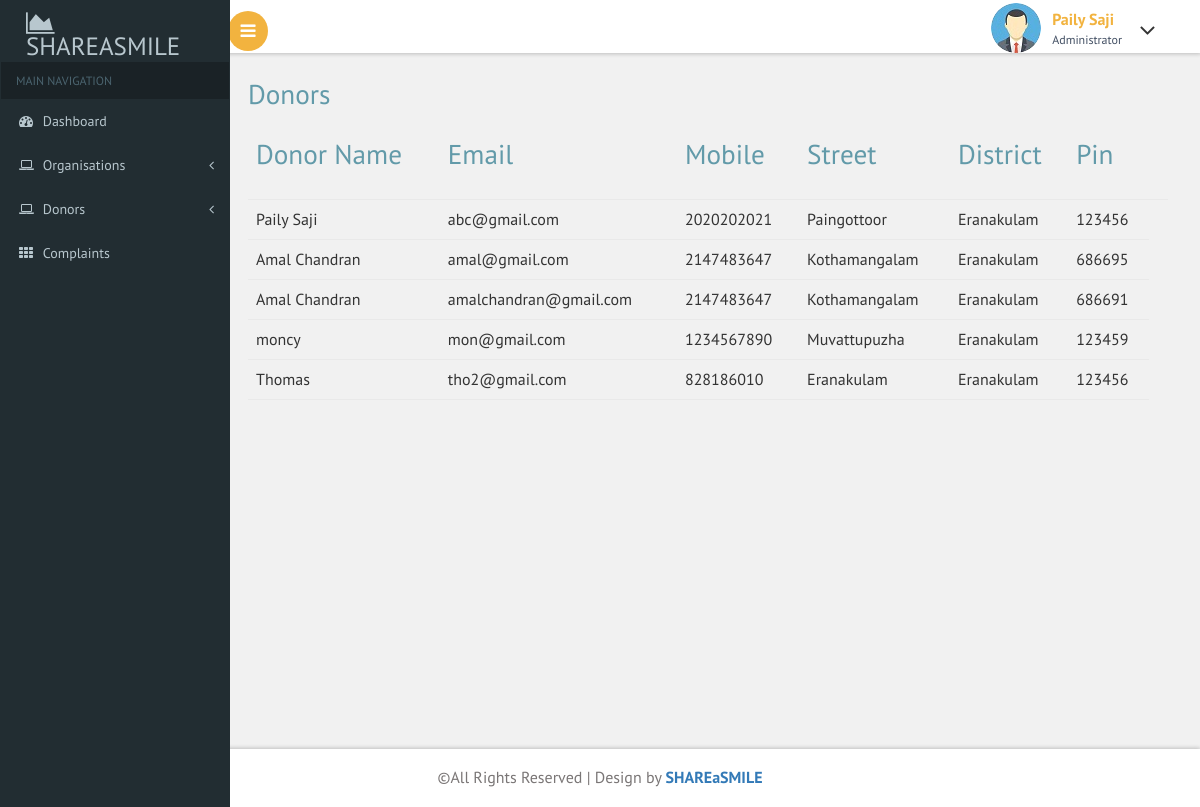
Screenshot of /admin/donors.php with the database file from the repository.
### tables this page shows
CREATE TABLE `registration_donor` (
  `user_id` int(11) NOT NULL,
  `full_name` varchar(100) NOT NULL,
  `email` varchar(200) NOT NULL,
  `mob` int(11) NOT NULL,
  `street` varchar(200) NOT NULL,
  `district` varchar(200) NOT NULL,
  `pincode` int(11) NOT NULL,
  `password` varchar(200) NOT NULL
);

### admin/donors.php (the view)
<?php
include("header.php");
?>
			<div id="page-wrapper">
			<div class="main-page">
				<h2 class="title1">Donors</h2>
				<table class="table table-hover">
					<thead>
					<th>
					<h2 class="title1">Donor Name</he>
					</th>
					<th>
					<h2 class="title1"> Email</h2>
					</th>
					<th>
					<h2 class="title1"> Mobile</h2>
					</th>
					<th>
					<h2 class="title1"> Street</h2>
					</th>
					<th>
					<h2 class="title1"> District</h2>
					</th>
					<th>
					<h2 class="title1"> Pin</h2>
					</th>
					<th></th>
                  </thead>
				<tbody>
				<?php
				require("connect.php");
				$sql="SELECT * FROM registration_donor";
				$res=mysqli_query($conn,$sql);
				if(mysqli_num_rows($res)>0){
					while($row=mysqli_fetch_assoc($res)){
						?>
						<tr>
							<td>
								<?php echo $row['full_name'] ?>
							</td>
							<td>
								<?php echo $row['email'] ?>
							</td>
							<td>
								<?php echo $row['mob'] ?>
							</td>
							<td>
								<?php echo $row['street'] ?>
							</td>
							<td>
								<?php echo $row['district'] ?>
							</td>
							<td>
								<?php echo $row['pincode'] ?>
							</td>
   						</tr>
						<?php
					}
				}
				?>
				</tbody>
			</table>
			</div>
		</div>
  <?php
  include("footer.php");
  ?>

### admin/css/custom.css (style rules this page uses)
#page-wrapper { padding:5em 2em 2.5em; background-color: #F1F1F1; }

### rows the page displays
registration_donor: full_name "Paily Saji", email "abc@gmail.com", mob "2020202021", street "Paingottoor", district "Eranakulam", pincode "123456"
registration_donor: full_name "Amal Chandran", email "amal@gmail.com", mob "2147483647", street "Kothamangalam", district "Eranakulam", pincode "686695"
registration_donor: full_name "Amal Chandran", email "amalchandran@gmail.com", mob "2147483647", street "Kothamangalam", district "Eranakulam", pincode "686691"
registration_donor: full_name "moncy", email "mon@gmail.com", mob "1234567890", street "Muvattupuzha", district "Eranakulam", pincode "123459"
registration_donor: full_name "Thomas", email "tho2@gmail.com", mob "828186010", street "Eranakulam", district "Eranakulam", pincode "123456"
